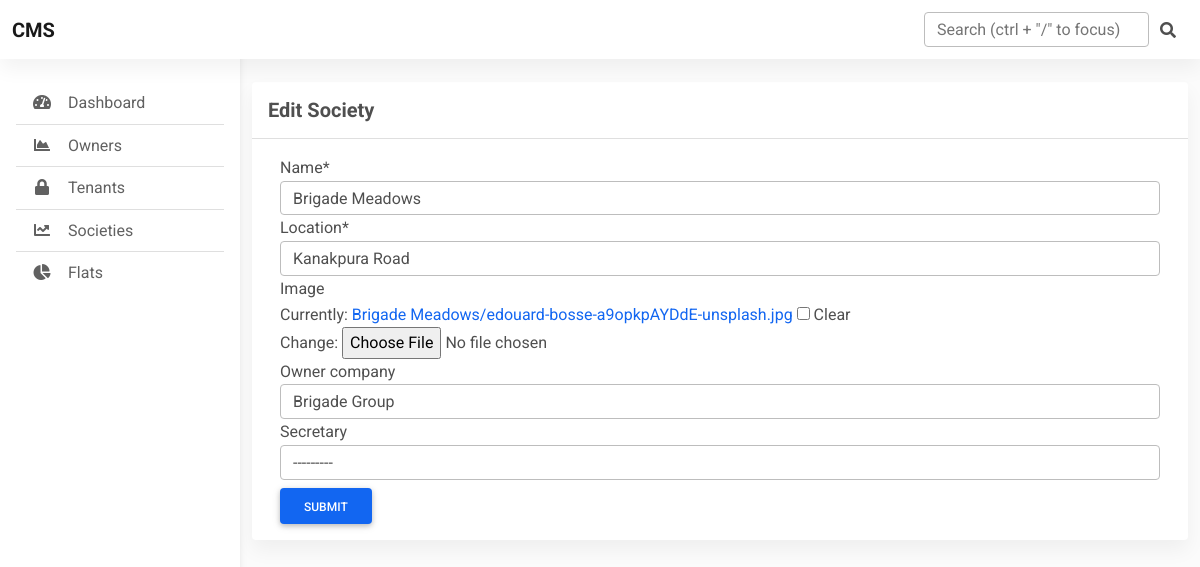
Before: /dashboard/society/edit/1 with the older database file.
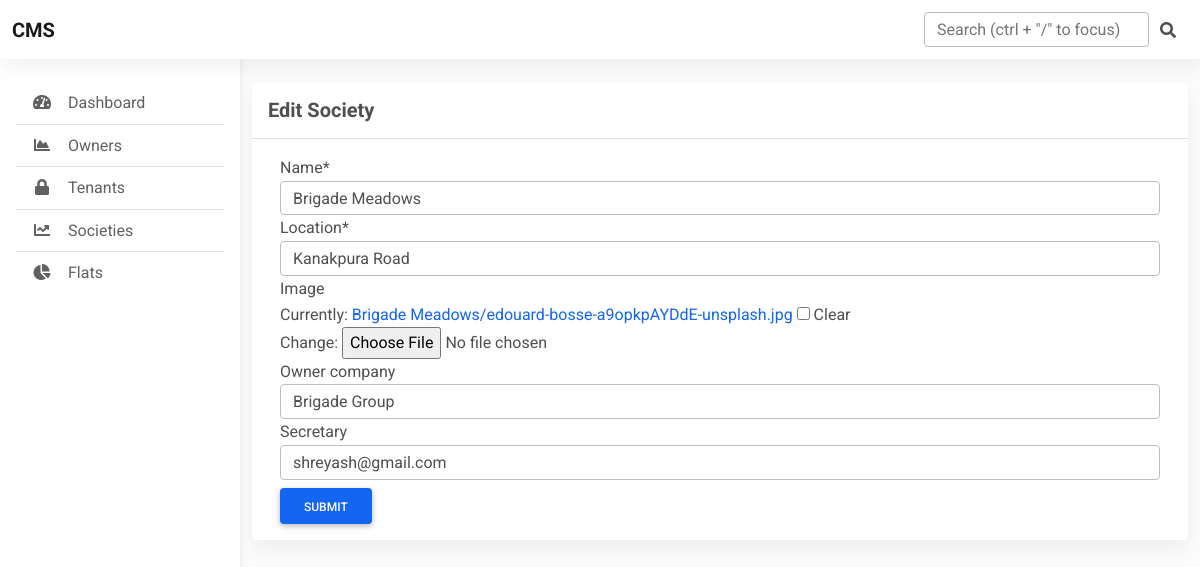
After: the same page with the newer database file.
### society/models.py (models this page shows, shortened)
class Society(models.Model):
    name = models.CharField(max_length=20)
    location = models.CharField(max_length=20)
    image = models.ImageField(upload_to=society_image_upload_path, null=True, blank=True)
    owner_company = models.CharField(max_length=20, null=True , blank=True)
    secretary = models.ForeignKey('accounts.CustomUser', on_delete=models.SET_NULL, null=True, blank=True)
    created_at = models.DateTimeField(auto_now_add=True)
    updated_at = models.DateTimeField(auto_now=True)
    class Meta:
        verbose_name_plural = 'Societies'

### dashboard/views.py (the view)
# urls.py: path('society/edit/<int:id>', views.edit_society, name='edit-society'),
def edit_society(request, id):
    society = Society.objects.get(id=id)
    if request.method == 'GET':
        form = SocietyForm(instance=society)
        return render(request, 'dashboard/edit-society-form.html', context={'form':form, 'society':society})
    else:
        form = SocietyForm(request.POST, instance=society)
        if form.is_valid():
            form.save()
            return HttpResponseRedirect(reverse('societies'))
        return render(request, 'dashboard/edit-society-form.html', context={'form':form, 'society':society})

### dashboard/forms.py
class SocietyForm(forms.ModelForm):
    class Meta:
        model = Society
        exclude = ['created_at', 'updated_at']

### dashboard/templates/dashboard/edit-society-form.html (shortened to what this page needs)
{% extends 'dashboard/base.html' %}
{% load static %}
{% load crispy_forms_tags %}
{% block content %}
<section class="mb-4">
    <div class="card">
      <div class="card-header text-left py-3">
        <h5 class="mb-0 text-left">
          <strong>Edit Society</strong>
        </h5>
      </div>
      <div class="card-body">
          <div class="container-sm ">
            <form action="{% url 'edit-society' society.id%}", method="POST">
                  {{form|crispy}}
                  <button type="submit" class="btn btn-primary mt-2">Submit</button>
              </form>
          </div>
      </div>
    </div>
  </section>
{% endblock %}

Changed rows visible on the page:
changed Society "Brigade Meadows": secretary "---------" → "shreyash@gmail.com"
